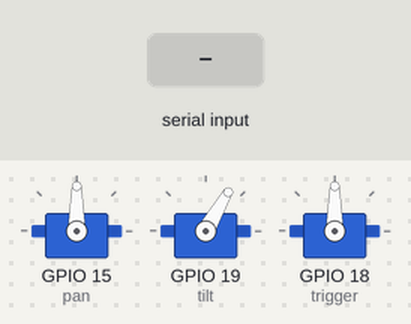
Bench run of a sketch on a simulated ESP32. On the bench: 3 × servo. Inputs (shaded band) come from the test bench.

Above: at 1.2 s.
1.3 s: "SHOOT\n" received over Serial
At 1.45 s:
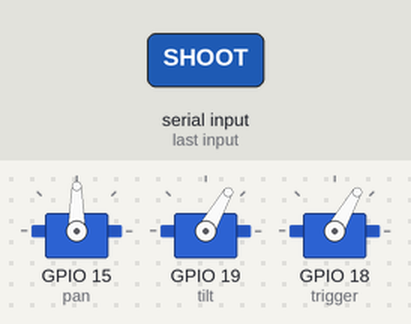
3.4 s: "UP\n" received over Serial
At 4.1 s:
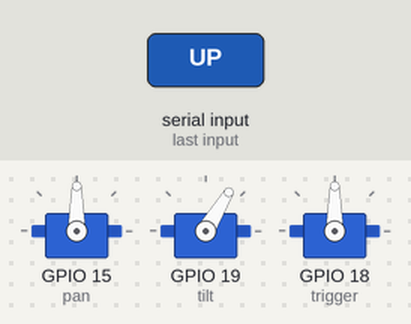
4.9 s: "SHOOT\n" received over Serial
At 5.05 s:
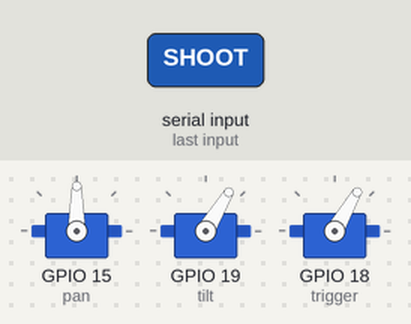
7.0 s: "DOWN\n" received over Serial
At 8.0 s:
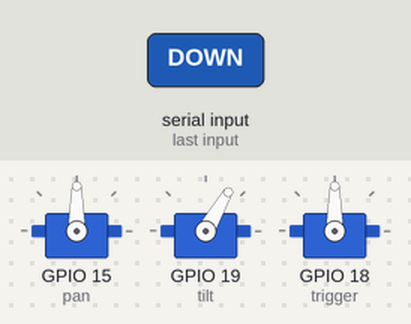
Timing chart, 0 to 9.5 s (numbered marks = the images above; inputs shaded):
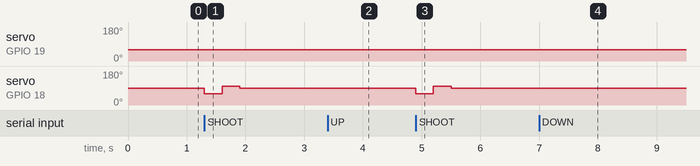

Measured:
- after the input at 1.3 s, servo on GPIO 18 (trigger): 90° → 60° at once, → 100° 0.30 s later, → 90° 0.30 s later
- after the input at 3.4 s, servo on GPIO 19 (tilt): 60° → 59° at once
- after the input at 4.9 s, servo on GPIO 18 (trigger): 90° → 60° at once, → 100° 0.30 s later, → 90° 0.30 s later
- after the input at 7.0 s, servo on GPIO 19 (tilt): 59° → 60° at once

The sketch:

motorcontrol.ino
```cpp
#include <ESP32Servo.h>
Servo pan;
Servo tilt;
Servo trigger;
int pcurrent = 90;
int tcurrent = 60;
 void setup() {
  Serial.begin(115200);
  pan.attach(15);
  pan.write(pcurrent);
  tilt.attach(19);
  tilt.write(tcurrent);
  trigger.attach(18);
}

void loop() {
  if (Serial.available()) {
    String command = Serial.readStringUntil('\n');
    command.trim();
    if (command == "LEFT" && pcurrent < 180) {
      pan.write(pcurrent+1);
      pcurrent++;
    } else if (command == "RIGHT" && pcurrent > 0) {
      pan.write(pcurrent - 1);
      pcurrent--;
    } else if (command == "UP" && tcurrent > 0) {
      tilt.write(tcurrent - 1);
      tcurrent--;
    } else if (command == "DOWN" && tcurrent < 90) {
      tilt.write(tcurrent + 1);
      tcurrent++;
    } else if (command == "SHOOT") {
        trigger.write(60);
        delay(300);
        trigger.write(100);
        delay(300);
        trigger.write(90);
        delay(500);
    }

  }
}
```
